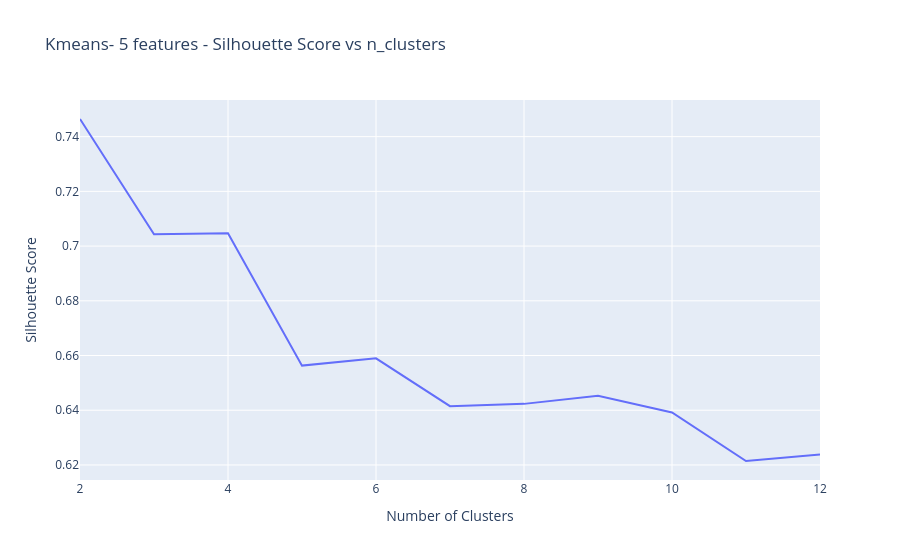

Notebook source saved alongside this figure:
### Code cell
fig= px.line(
    x=n_clusters,
    y=ss_scores,
    title="Kmeans- 5 features - Silhouette Score vs n_clusters"
)
fig.update_layout(xaxis_title="Number of Clusters", yaxis_title="Silhouette Score")
fig.show()

### Figure 1 — Plotly figure (JSON) as saved in the notebook; plotly's stock layout.template omitted (floating-point values rounded to 4 significant figures)
{"data": [{"hovertemplate": "x=%{x}<br>y=%{y}<extra></extra>", "legendgroup": "", "line": {"color": "#636efa", "dash": "solid"}, "marker": {"symbol": "circle"}, "mode": "lines", "name": "", "orientation": "v", "showlegend": false, "type": "scatter", "x": [2, 3, 4, 5, 6, 7, 8, 9, 10, 11, 12], "xaxis": "x", "y": [0.7465, 0.7043, 0.7047, 0.6563, 0.659, 0.6415, 0.6423, 0.6453, 0.6392, 0.6214, 0.6238], "yaxis": "y"}], "layout": {"legend": {"tracegroupgap": 0}, "title": {"text": "Kmeans- 5 features - Silhouette Score vs n_clusters"}, "xaxis": {"anchor": "y", "domain": [0, 1], "title": {"text": "Number of Clusters"}}, "yaxis": {"anchor": "x", "domain": [0, 1], "title": {"text": "Silhouette Score"}}}}
